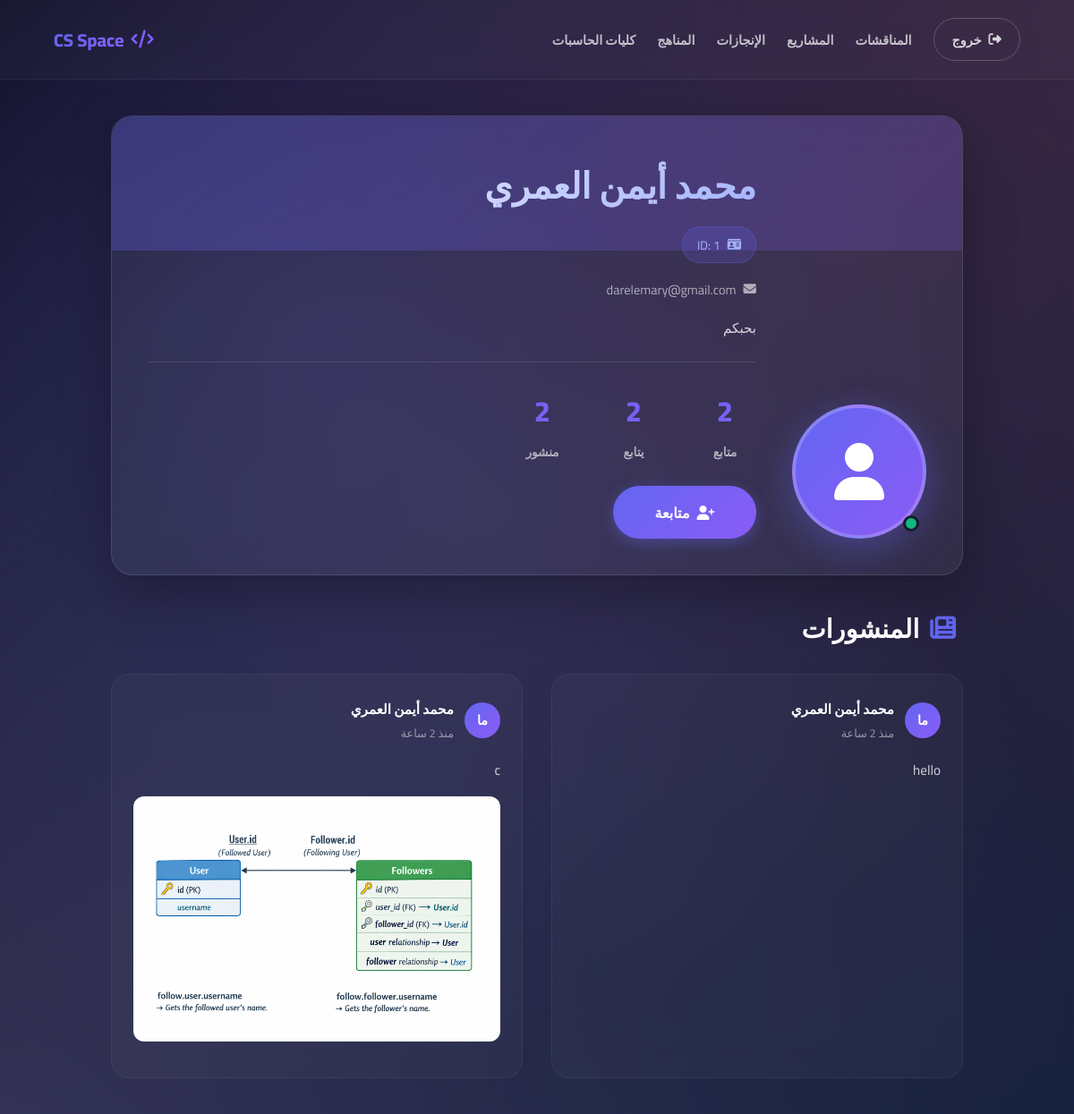
The app's page /profile/1 with its own data.
### Project/Models.py (models this page shows, shortened)
class User(db.Model,UserMixin):
    id = db.Column(db.Integer,primary_key=True)
    fname = db.Column(db.Text,index=True)
    lname = db.Column(db.Text,index=True)
    email = db.Column(db.Text,unique=True)
    major = db.Column(db.Text,index=True)
    password = db.Column(db.Text)
    bio= db.Column(db.String(80),index=True)
    posts = db.relationship("Posts",back_populates='author',lazy=True)

class Posts(db.Model):
    id = db.Column(db.Integer,primary_key=True)
    topic = db.Column(db.Text)
    picture_path = db.Column(db.Text)
    user_id = db.Column(db.Integer,db.ForeignKey('user.id'),nullable=False)
    likes = db.relationship("Likes",back_populates='PostLiked',lazy=True)
    liking_users = db.relationship(
        "User",
        secondary="likes", # اللينك Posts.liking_users
        backref="liked_posts", #liked_posts in User Model
        lazy="dynamic"
    )
    author = db.relationship("User", back_populates="posts")

### Project/Profile/views.py (the view)
@bp.route('/profile/<id>')
def profile(id):
    user = User.query.get(id)
    followers = Followers.query.filter_by(user_id=id).all()
    following = Followers.query.filter_by(follower_id=id).all()
    followersids = [i.follower_id for i in followers]
    posts = len(User.query.get(id).posts)
    followerscounter=len(followers)
    followingcounter = len(following)
    return render_template('profile.html',user=user,posts=user.posts,postcounter=posts,count1=followerscounter,count2=followingcounter,followersids=followersids)

### Project/Profile/templates/profile.html (shortened to what this page needs)
<!DOCTYPE html>
<html lang="ar" dir="rtl">
<head>
    <link rel="stylesheet" href="https://cdnjs.cloudflare.com/ajax/libs/font-awesome/6.4.0/css/all.min.css">
</head>
<body>
    <div class="bg-animation"></div>
    <nav role="navigation" aria-label="القائمة الرئيسية">
        <div class="nav-left">
            <a href="/logout" class="btn-logout" aria-label="تسجيل الخروج">
                <i class="fas fa-sign-out-alt"></i>
                <span class="logout-text">خروج</span>
            </a>
            <div class="nav-links">
                <a href="/posts">المناقشات</a>
                <a href="/projects">المشاريع</a>
                <a href="/achievements">الإنجازات</a>
                <a href="/curriculum">المناهج</a>
                <a href="/cs">كليات الحاسبات</a>
            </div>
        </div>
        <div class="logo">
            <i class="fas fa-code"></i>
            CS Space
        </div>
    </nav>
    <main class="profile-container">
        <article class="profile-header">
            <div class="profile-content">
                <div class="avatar-container">
                    <div class="avatar" aria-label="صورة المستخدم">
                        <i class="fas fa-user"></i>
                    </div>
                    <div class="online-status" aria-label="متصل الآن"></div>
                </div>
                <div class="profile-info">
                    <h1 class="profile-name">{{user.fname}} {{user.lname}}</h1>
                    <div class="profile-id">
                        <i class="fas fa-id-card"></i>
                        <span>ID: {{user.id}}</span>
                    </div>
                    <div class="profile-email">
                        <i class="fas fa-envelope"></i>
                        <span>{{user.email}}</span>
                    </div>
                    <p class="profile-bio">
                        {{user.bio}}
                    </p>
                    <div class="profile-stats">
                        <div class="stat-item" onclick="showToast('عرض المتابعين')" role="button" tabindex="0">
                            <span class="stat-value" id="followersCount">{{count1}}</span>
                            <span class="stat-label">متابع</span>
                        </div>
                        <div class="stat-item" onclick="showToast('عرض المتابعون')" role="button" tabindex="0">
                            <span class="stat-value">{{count2}}</span>
                            <span class="stat-label">يتابع</span>
                        </div>
                        <div class="stat-item">
                            <span class="stat-value" id="postsCount">{{postcounter}}</span>
                            <span class="stat-label">منشور</span>
                        </div>
                    </div>
                    <div class="follow-btn-container">
                        {% if current_user.id in followersids %}
                            <a href="/UnFollowUser/{{user.id}}" class="follow-btn" id="followBtn">
                                <i class="fas fa-user-check"></i>
                                <span>إلغاء متابعة</span>
                            </a>
                        {% else %}
                            <a href="/FollowUser/{{user.id}}" class="follow-btn" id="followBtn">
                                <i class="fas fa-user-plus"></i>
                                <span>متابعة</span>
                            </a>
                        {% endif %}
                    </div>
                </div>
            </div>
        </article>
        <section class="posts-section">
            <h2 class="section-title">
                <i class="fas fa-newspaper"></i>
                المنشورات
            </h2>
            <div class="posts-grid">
                {% for i in posts %}
                <article class="post-card">
                    <div class="post-header">
                        <div class="post-avatar" aria-label="صورة الناشر">
                            {{i.author.fname[0]}}{{i.author.lname[0]}}
                        </div>
                        <div class="post-meta">
                            <div class="post-author">{{i.author.fname}} {{i.author.lname}}</div>
                            <div class="post-date">منذ 2 ساعة</div>
                        </div>
                    </div>
                    <div class="post-content">
                        {{i.topic}}
                        {% if i.picture_path %}
                        <div>
                            <img src="{{url_for('static',filename='uploads/'~i.picture_path)}}"
                                 alt="صورة المنشور"
                                 loading="lazy">
                        </div>
                        {% endif %}
                    </div>
                </article>
                {% endfor %}
            </div>
        </section>
    </main>
</body>
</html>

### records on screen
User: fname "محمد أيمن", lname "العمري", id "1", email "darelemary@gmail.com", bio "بحبكم"
Posts: author "م", author "ا", author.fname "محمد أيمن", author.lname "العمري", topic "hello"
Posts: author "م", author "ا", author.fname "محمد أيمن", author.lname "العمري", topic "c", picture_path (picture)

### other values on screen
{{ count1 }} "2"
{{ count2 }} "2"
{{ postcounter }} "2"
